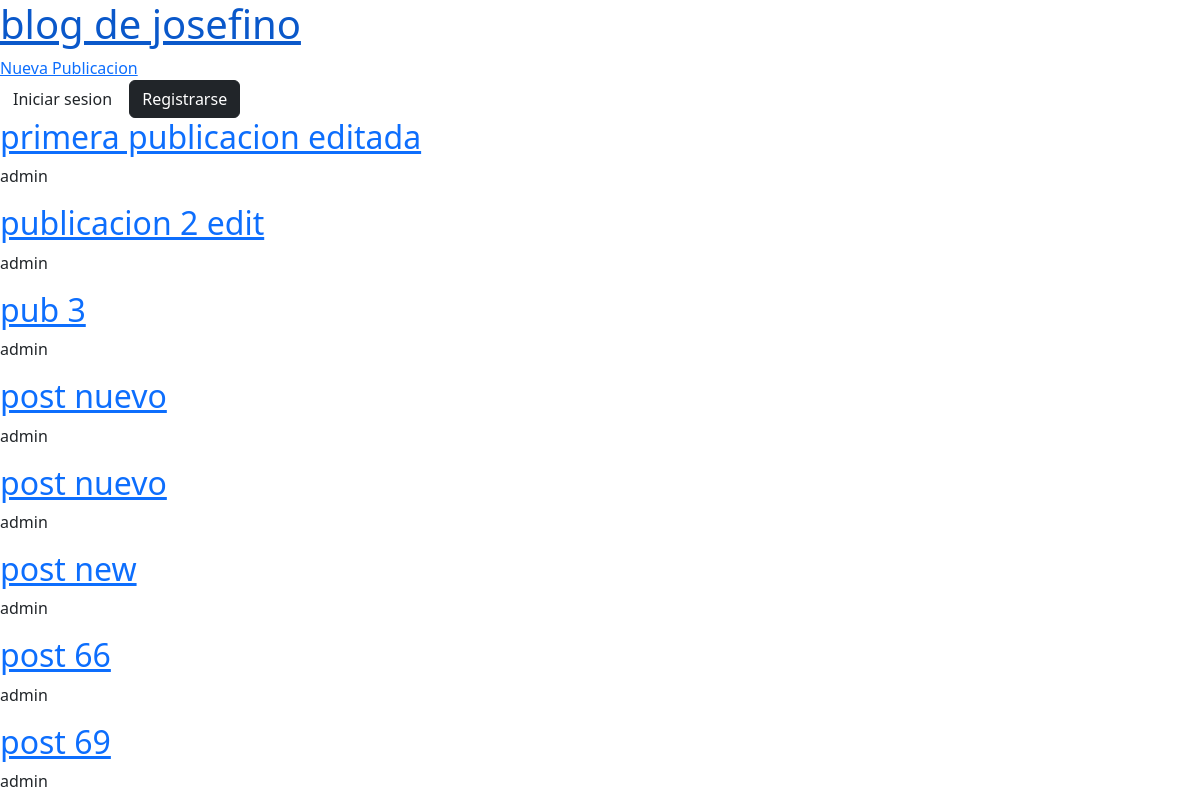
The app's page /, older data.
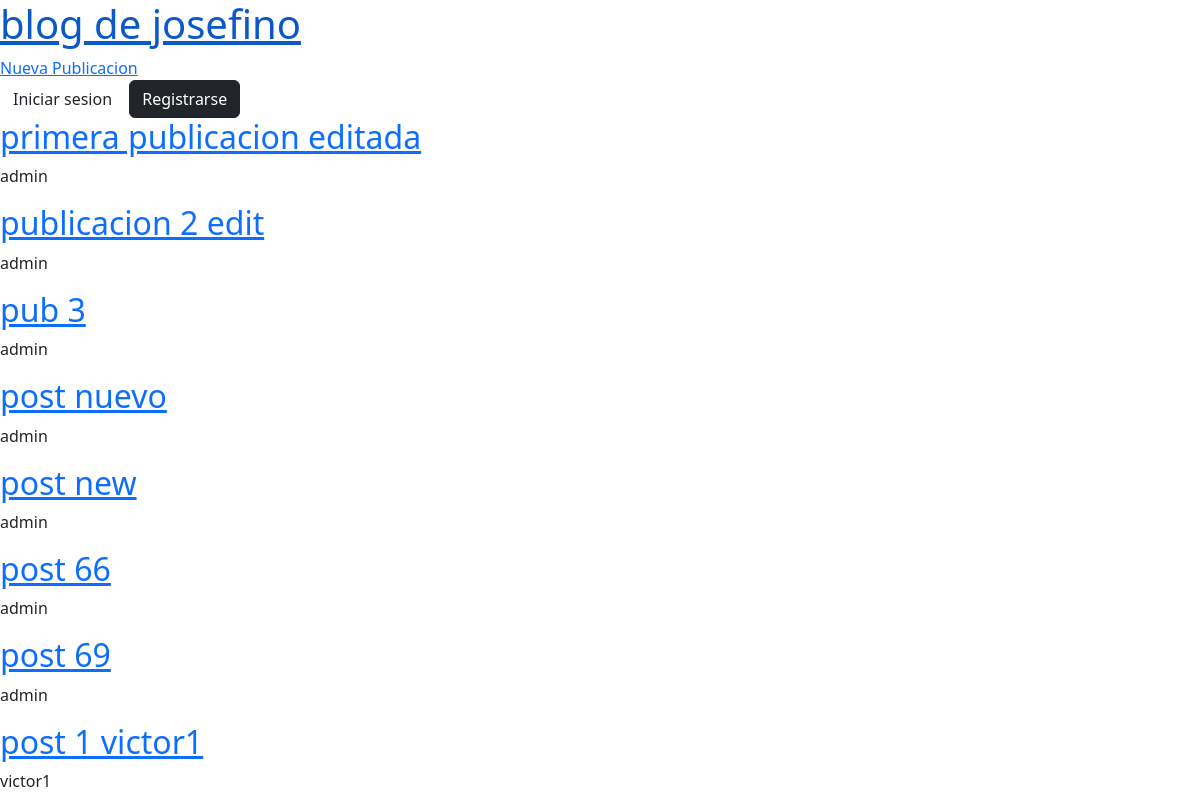
The same page, newer data.
### blog/models.py (models this page shows, shortened)
class Publication(models.Model):
    title = models.CharField(max_length=100)
    body = models.TextField()
    author = models.ForeignKey(
        'auth.User',
        on_delete=models.CASCADE,
    )
    date = models.DateTimeField(auto_now_add=True)
    updated = models.DateTimeField(auto_now=True)

### blog/views.py (the view)
# urls.py: path('', PublicationListView.as_view(), name='publication-list'),
class PublicationListView(ListView):
    model = Publication
    template_name = 'publication-list.html'

### templates/publication-list.html
{% extends "_base.html" %}
{% block content %}
    {% for post in publication_list %}
        <a href="{% url 'publication-detail' post.pk %}"><h2>{{ post.title }}</h2></a>
        <p>{{ post.author }}</p>
    {% endfor %}
{% endblock content %}

### templates/_base.html (shortened to what this page needs)
<!DOCTYPE html>
<html lang="en">
<head>
    <link href="https://cdn.jsdelivr.net/npm/bootstrap@5.3.3/dist/css/bootstrap.min.css" rel="stylesheet">
</head>
<body>
    <header>
        <h1><a href="{% url 'publication-list' %}">blog de josefino</a></h1>
        <div>
            <a href="{% url 'publication-create' %}">Nueva Publicacion</a>
        </div>
    </header>
    {% if user.is_authenticated %}
        <p>Hola {{ user.username }}</p>
         <form action="{% url 'logout' %}" method="post">
            {% csrf_token %}
            <button type="submit">Cerrar sesion</button>
         </form>
    {% else %}
        <a href="{% url 'login' %}" class="btn btn-outline-secundary">Iniciar sesion</a>
        <a href="{% url 'signup' %}" class="btn btn-dark">Registrarse</a>
    {% endif %}
    <main>
        {% block content %}
        {% endblock content %}
    </main class="container">
</body>
</html>

Row changes from the older to the newer data that the page shows:
removed Publication: title "post nuevo", author "admin"
added Publication: title "post 1 victor1", author "victor1"
